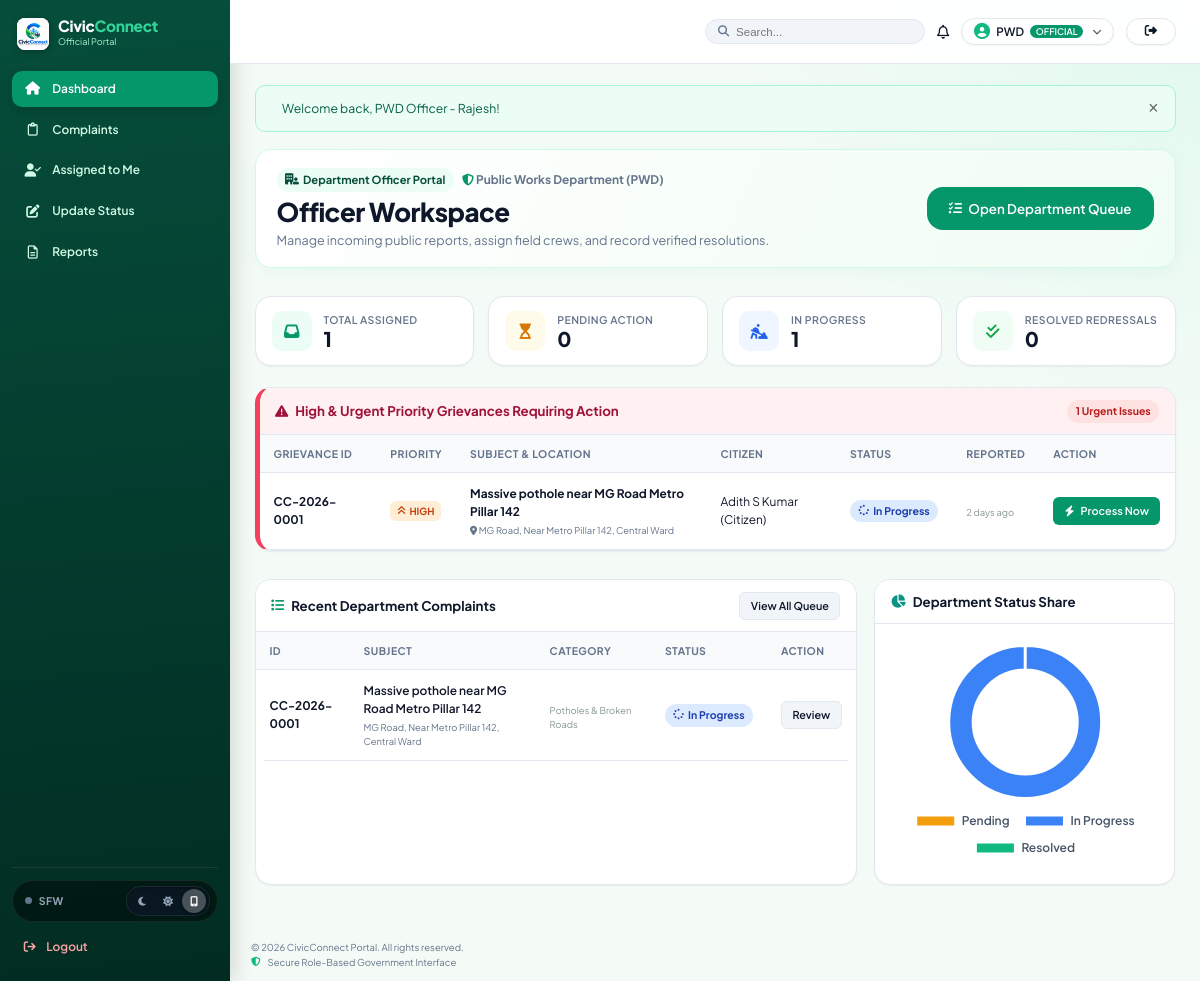
Page /official/dashboard.php (signed in) on the committed database.
### tables this page shows
CREATE TABLE IF NOT EXISTS `departments` (
    `id` INT AUTO_INCREMENT PRIMARY KEY,
    `name` VARCHAR(100) NOT NULL,
    `code` VARCHAR(20) NOT NULL UNIQUE,
    `description` TEXT,
    `head_name` VARCHAR(100) DEFAULT NULL,
    `contact_email` VARCHAR(100) DEFAULT NULL,
    `created_at` TIMESTAMP DEFAULT CURRENT_TIMESTAMP
);

CREATE TABLE IF NOT EXISTS `complaints` (
    `id` INT AUTO_INCREMENT PRIMARY KEY,
    `complaint_uid` VARCHAR(30) UNIQUE NOT NULL,
    `citizen_id` INT NOT NULL,
    `category_id` INT NOT NULL,
    `department_id` INT NOT NULL,
    `title` VARCHAR(200) NOT NULL,
    `description` TEXT NOT NULL,
    `image` VARCHAR(255) DEFAULT NULL,
    `location` VARCHAR(255) NOT NULL,
    `latitude` DECIMAL(10, 8) DEFAULT NULL,
    `longitude` DECIMAL(11, 8) DEFAULT NULL,
    `status` ENUM('Pending', 'In Progress', 'Resolved', 'Rejected') DEFAULT 'Pending',
    `priority` ENUM('Low', 'Medium', 'High', 'Urgent') DEFAULT 'Medium',
    `assigned_to` INT DEFAULT NULL,
    `resolution_remarks` TEXT DEFAULT NULL,
    `resolution_image` VARCHAR(255) DEFAULT NULL,
    `resolved_at` TIMESTAMP NULL DEFAULT NULL,
    `created_at` TIMESTAMP DEFAULT CURRENT_TIMESTAMP,
    `updated_at` TIMESTAMP DEFAULT CURRENT_TIMESTAMP ON UPDATE CURRENT_TIMESTAMP,
    CONSTRAINT `fk_complaint_citizen` FOREIGN KEY (`citizen_id`) REFERENCES `users` (`id`) ON DELETE CASCADE,
    CONSTRAINT `fk_complaint_category` FOREIGN KEY (`category_id`) REFERENCES `categories` (`id`) ON DELETE RESTRICT,
    CONSTRAINT `fk_complaint_department` FOREIGN KEY (`department_id`) REFERENCES `departments` (`id`) ON DELETE RESTRICT,
    CONSTRAINT `fk_complaint_official` FOREIGN KEY (`assigned_to`) REFERENCES `users` (`id`) ON DELETE SET NULL
);

CREATE TABLE IF NOT EXISTS `users` (
    `id` INT AUTO_INCREMENT PRIMARY KEY,
    `name` VARCHAR(100) NOT NULL,
    `email` VARCHAR(150) NOT NULL UNIQUE,
    `password` VARCHAR(255) NOT NULL,
    `phone` VARCHAR(20) DEFAULT NULL,
    `role` ENUM('citizen', 'official', 'admin') NOT NULL DEFAULT 'citizen',
    `department_id` INT DEFAULT NULL,
    `status` ENUM('active', 'inactive') DEFAULT 'active',
    `created_at` TIMESTAMP DEFAULT CURRENT_TIMESTAMP,
    CONSTRAINT `fk_user_department` FOREIGN KEY (`department_id`) REFERENCES `departments` (`id`) ON DELETE SET NULL
);

CREATE TABLE IF NOT EXISTS `categories` (
    `id` INT AUTO_INCREMENT PRIMARY KEY,
    `name` VARCHAR(100) NOT NULL,
    `department_id` INT NOT NULL,
    `description` VARCHAR(255) DEFAULT NULL,
    `sla_days` INT DEFAULT 3,
    `icon` VARCHAR(50) DEFAULT 'alert-circle',
    `created_at` TIMESTAMP DEFAULT CURRENT_TIMESTAMP,
    CONSTRAINT `fk_category_department` FOREIGN KEY (`department_id`) REFERENCES `departments` (`id`) ON DELETE CASCADE
);

### official/dashboard.php (the view, shortened to what the rows shown need)
<?php
require_once __DIR__ . '/../includes/auth.php';
require_once __DIR__ . '/../includes/functions.php';
$user = currentUser();
$db = getDB();
$deptId = $user['department_id'];
$deptName = "All Departments";
if ($deptId) {
    $dStmt = $db->prepare("SELECT name FROM departments WHERE id = ?");
    $dStmt->execute([$deptId]);
    $deptName = $dStmt->fetch()['name'] ?? 'Assigned Department';
}
$baseCondition = $deptId ? "WHERE department_id = ?" : "WHERE 1=1";
$baseParams = $deptId ? [$deptId] : [];
$stmt = $db->prepare("SELECT COUNT(*) as c FROM complaints $baseCondition AND status = 'Pending'");
$stmt->execute($baseParams);
$pendingCount = (int)$stmt->fetch()['c'];
$stmt = $db->prepare("SELECT COUNT(*) as c FROM complaints $baseCondition AND status = 'In Progress'");
$stmt->execute($baseParams);
$inProgressCount = (int)$stmt->fetch()['c'];
$stmt = $db->prepare("SELECT COUNT(*) as c FROM complaints $baseCondition AND status = 'Resolved'");
$stmt->execute($baseParams);
$resolvedCount = (int)$stmt->fetch()['c'];
$joinedCondition = $deptId ? "WHERE c.department_id = ?" : "WHERE 1=1";
$urgentQuery = "
    SELECT c.*, cat.name as category_name, u.name as citizen_name
    FROM complaints c
    JOIN categories cat ON c.category_id = cat.id
    JOIN users u ON c.citizen_id = u.id
    $joinedCondition AND c.status IN ('Pending', 'In Progress') AND c.priority IN ('Urgent', 'High')
    ORDER BY FIELD(c.priority, 'Urgent', 'High'), c.created_at ASC
    LIMIT 6
";
$stmt = $db->prepare($urgentQuery);
$stmt->execute($baseParams);
$urgentComplaints = $stmt->fetchAll();
$recentQuery = "
    SELECT c.*, cat.name as category_name, u.name as citizen_name
    FROM complaints c
    JOIN categories cat ON c.category_id = cat.id
    JOIN users u ON c.citizen_id = u.id
    $joinedCondition
    ORDER BY c.created_at DESC
    LIMIT 5
";
$stmt = $db->prepare($recentQuery);
$stmt->execute($baseParams);
$recentComplaints = $stmt->fetchAll();
require_once __DIR__ . '/../includes/header.php';
?>
<div class="main-content">
    <div class="portal-header-banner">
        <div>
            <div class="portal-header-badge">
                <span class="badge badge-official">
                    <i class="fa-solid fa-building-user"></i> Department Officer Portal
                </span>
                <span class="portal-header-dept">
                    <i class="fa-solid fa-shield-halved" style="color: var(--primary);"></i> <?= htmlspecialchars($deptName) ?>
                </span>
            </div>
            <h1 class="portal-header-title">Officer Workspace</h1>
        </div>
    </div>
    <?php if (!empty($urgentComplaints)): ?>
        <div class="card" style="border-left: 5px solid var(--accent-rose); margin-bottom: 2rem;">
            <div class="card-body" style="padding: 0;">
                <div class="table-responsive">
                    <table class="table">
                        <thead>
                            <tr>
                                <th>Grievance ID</th>
                                <th>Priority</th>
                                <th>Subject & Location</th>
                                <th>Citizen</th>
                                <th>Status</th>
                                <th>Reported</th>
                                <th>Action</th>
                            </tr>
                        </thead>
                        <tbody>
                            <?php foreach ($urgentComplaints as $uc): ?>
                                <tr>
                                    <td><strong><?= htmlspecialchars($uc['complaint_uid']) ?></strong></td>
                                    <td><?= getPriorityBadge($uc['priority']) ?></td>
                                    <td>
                                        <div style="font-weight: 700; color: var(--secondary);"><?= htmlspecialchars($uc['title']) ?></div>
                                        <small style="color: var(--text-muted);"><i class="fa-solid fa-location-dot"></i> <?= htmlspecialchars($uc['location']) ?></small>
                                    </td>
                                    <td><?= htmlspecialchars($uc['citizen_name']) ?></td>
                                    <td><?= getStatusBadge($uc['status']) ?></td>
                                    <td><small><?= timeAgo($uc['created_at']) ?></small></td>
                                    <td>
                                        <a href="<?= APP_URL ?>/official/complaint_details.php?id=<?= $uc['id'] ?>" class="btn btn-primary btn-sm">
                                            <i class="fa-solid fa-bolt"></i> Process Now
                                        </a>
                                    </td>
                                </tr>
                            <?php endforeach; ?>
                        </tbody>
                    </table>
                </div>
            </div>
        </div>
    <?php endif; ?>
    <div class="portal-grid-2-1">
        <div class="card">
            <div class="card-body" style="padding: 0;">
                <div class="table-responsive">
                    <table class="table">
                        <thead>
                            <tr>
                                <th>ID</th>
                                <th>Subject</th>
                                <th>Category</th>
                                <th>Status</th>
                                <th>Action</th>
                            </tr>
                        </thead>
                        <tbody>
                            <?php foreach ($recentComplaints as $c): ?>
                                <tr>
                                    <td><strong><?= htmlspecialchars($c['complaint_uid']) ?></strong></td>
                                    <td>
                                        <div style="font-weight: 600; color: var(--secondary);"><?= htmlspecialchars($c['title']) ?></div>
                                        <small style="color: var(--text-muted);"><?= htmlspecialchars($c['location']) ?></small>
                                    </td>
                                    <td><small><?= htmlspecialchars($c['category_name']) ?></small></td>
                                    <td><?= getStatusBadge($c['status']) ?></td>
                                    <td>
                                        <a href="<?= APP_URL ?>/official/complaint_details.php?id=<?= $c['id'] ?>" class="btn btn-secondary btn-sm">
                                            Review
                                        </a>
                                    </td>
                                </tr>
                            <?php endforeach; ?>
                        </tbody>
                    </table>
                </div>
            </div>
        </div>
    </div>
</div>
<script>
document.addEventListener('DOMContentLoaded', () => {
    let deptStatusChart = null;
    function renderOfficialCharts() {
        const isDark = document.documentElement.getAttribute('data-theme') === 'dark';
        const labelColor = isDark ? '#cbd5e1' : '#475569';
        const donutBorder = isDark ? '#111c2a' : '#ffffff';
        const ctx = document.getElementById('deptStatusChart');
        if (ctx) {
            if (deptStatusChart) deptStatusChart.destroy();
            deptStatusChart = new Chart(ctx, {
                type: 'doughnut',
                data: {
                    labels: ['Pending', 'In Progress', 'Resolved'],
                    datasets: [{
                        data: [<?= $pendingCount ?>, <?= $inProgressCount ?>, <?= $resolvedCount ?>],
                        backgroundColor: ['#f59e0b', '#3b82f6', '#10b981'],
                        borderWidth: 3,
                        borderColor: donutBorder
                    }]
                },
                options: {
                    responsive: true,
                    maintainAspectRatio: false,
                    plugins: {
                        legend: {
                            position: 'bottom',
                            labels: {
                                color: labelColor,
                                font: { family: 'Plus Jakarta Sans', size: 12, weight: '600' },
                                padding: 15
                            }
                        }
                    },
                    cutout: '68%'
                }
            });
        }
    }
    renderOfficialCharts();
    window.addEventListener('civicthemechange', renderOfficialCharts);
});
</script>
<?php require_once __DIR__ . '/../includes/footer.php'; ?>

### includes/functions.php (shortened to what the rows shown need)
<?php
function getStatusBadge(string $status): string {
    $statusLower = strtolower($status);
    $map = [
        'pending' => ['bg' => 'badge-pending', 'icon' => 'fa-regular fa-clock', 'text' => 'Pending Review'],
        'in progress' => ['bg' => 'badge-progress', 'icon' => 'fa-solid fa-spinner fa-spin-pulse', 'text' => 'In Progress'],
        'resolved' => ['bg' => 'badge-resolved', 'icon' => 'fa-solid fa-circle-check', 'text' => 'Resolved'],
        'rejected' => ['bg' => 'badge-rejected', 'icon' => 'fa-solid fa-circle-xmark', 'text' => 'Rejected'],
    ];
    $cfg = $map[$statusLower] ?? ['bg' => 'badge-secondary', 'icon' => 'fa-solid fa-tag', 'text' => $status];
    return "<span class='badge {$cfg['bg']}'><i class='{$cfg['icon']}'></i> " . htmlspecialchars($cfg['text']) . "</span>";
}
function getPriorityBadge(string $priority): string {
    $pLower = strtolower($priority);
    $map = [
        'urgent' => ['class' => 'priority-urgent', 'icon' => 'fa-solid fa-bolt'],
        'high' => ['class' => 'priority-high', 'icon' => 'fa-solid fa-angles-up'],
        'medium' => ['class' => 'priority-medium', 'icon' => 'fa-solid fa-angle-up'],
        'low' => ['class' => 'priority-low', 'icon' => 'fa-solid fa-angle-down'],
    ];
    $cfg = $map[$pLower] ?? ['class' => 'priority-low', 'icon' => 'fa-solid fa-minus'];
    return "<span class='priority-tag {$cfg['class']}'><i class='{$cfg['icon']}'></i> " . htmlspecialchars($priority) . "</span>";
}
function timeAgo(?string $datetime): string {
    $time = strtotime($datetime);
    $diff = time() - $time;
    if ($diff < 604800) return floor($diff / 86400) . ' days ago';
    return date('M d, Y', $time);
}

### rows in the picture
departments: name "Public Works Department (PWD)"
complaints: complaint_uid "CC-2026-0001", priority "HIGH", title "Massive pothole near MG Road Metro Pillar 142", location "MG Road, Near Metro Pillar 142, Central Ward", citizen.name "Adith S Kumar (Citizen)", status "In Progress", created_at "2 days ago", category.name "Potholes & Broken Roads"

### other values in the picture
explode(' ', $user['name'])[0] "PWD"
$user['role'] "OFFICIAL"
$user['role'] "Official"
$flash['message'] "Welcome back, PWD Officer - Rajesh!"
$totalDeptComplaints "1"
$pendingCount "0"
$inProgressCount "1"
$resolvedCount "0"
count($urgentComplaints) "1"
chart data {{ $pendingCount }} 0
chart data {{ $resolvedCount }} 0
